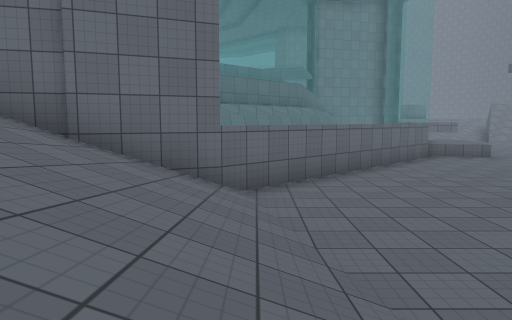
[1] (above)

24 first-person views from a walk through a Unity game level. The camera is 1.2 m above the floor, tilts 6° down and sees 70° across. The floor is counted in squares, 2 m on a side. Each view is taken from the middle of a square. On the plan, view 1 faces up. The plan holds only what a view shows up to about 10 squares ahead; the rest is blank. The place goes on beyond the plan. Some animated figures are left out. Some surface patterns are stand-ins.

[2]
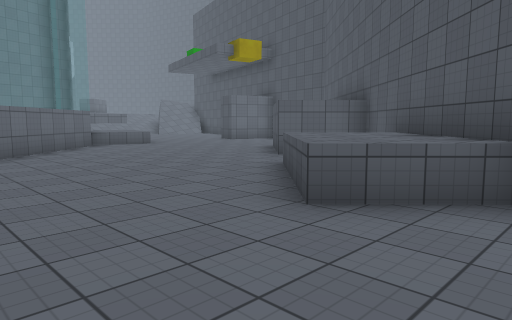

[3]
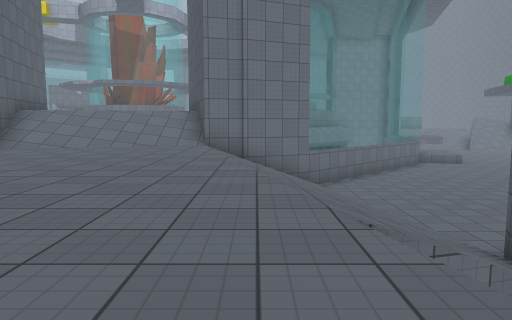

[4]
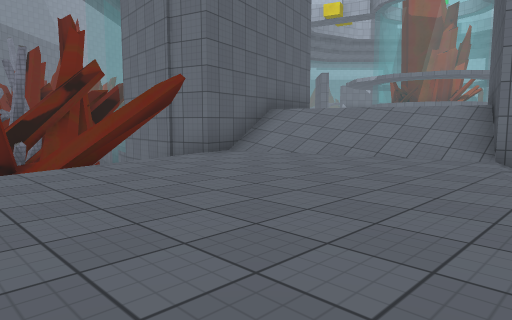

[5]
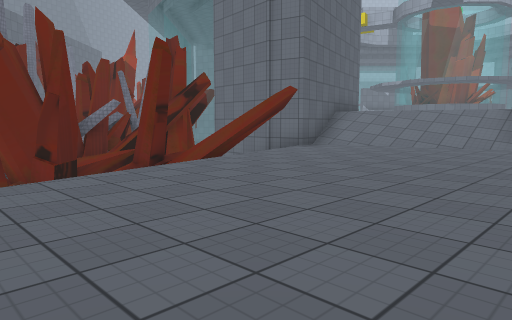

[6]
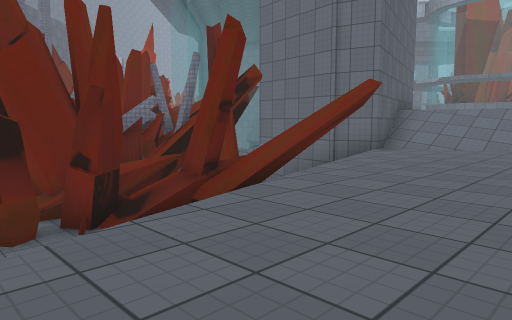

[7]
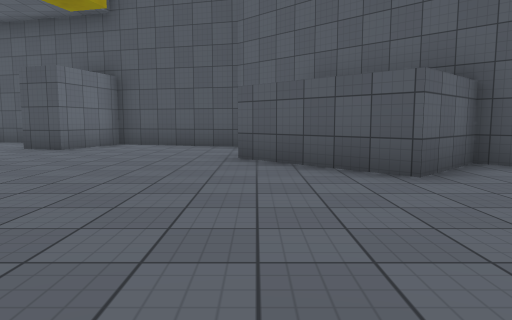

[8]
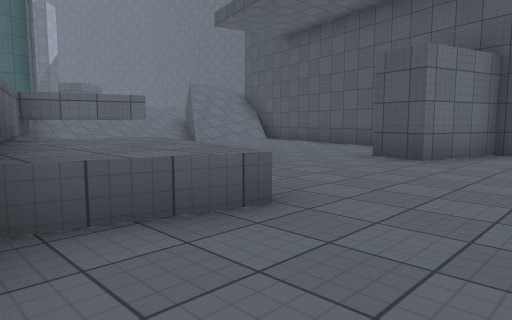

[9]
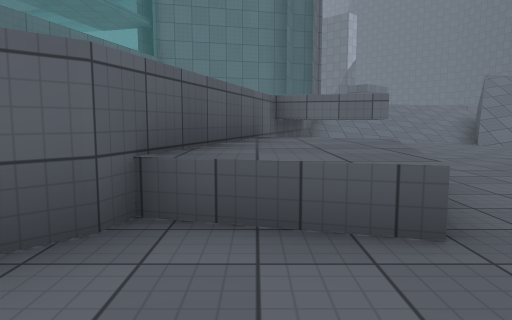

[10]
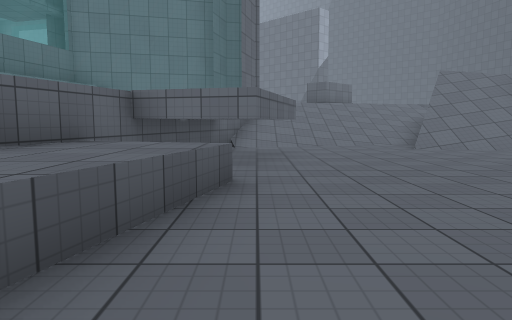

[11]
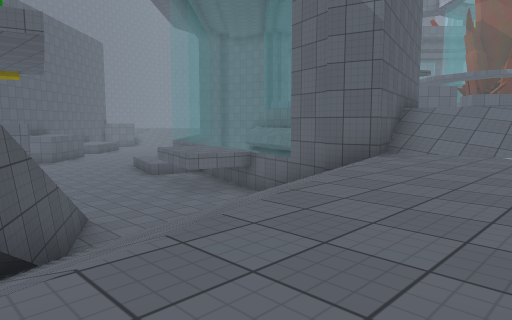

[12]
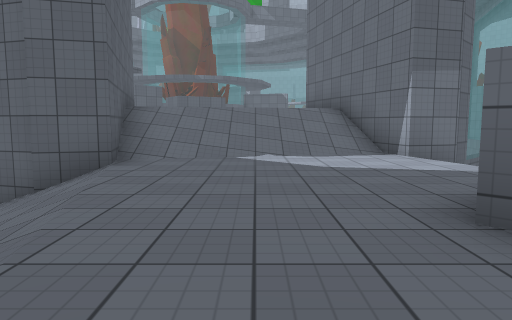

[13]
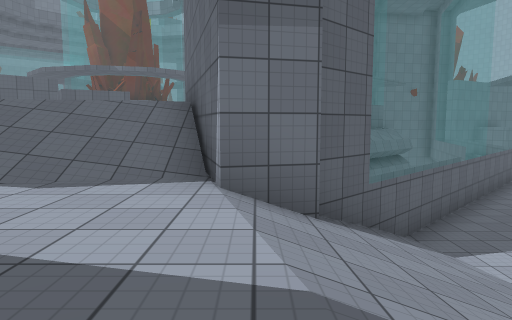

[14]
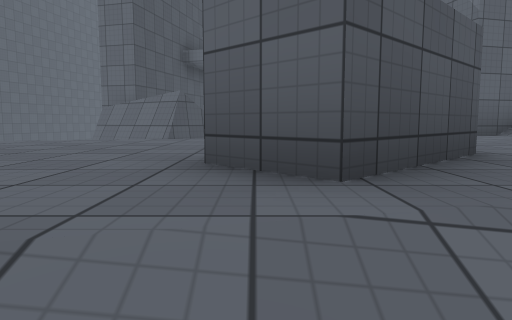

[15]
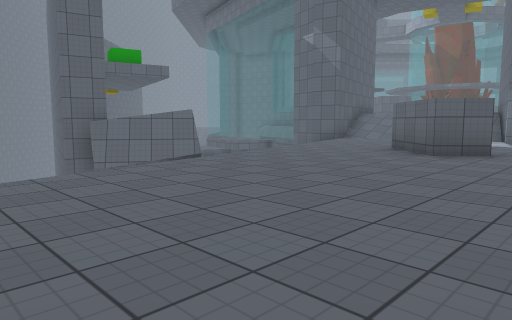

[16]
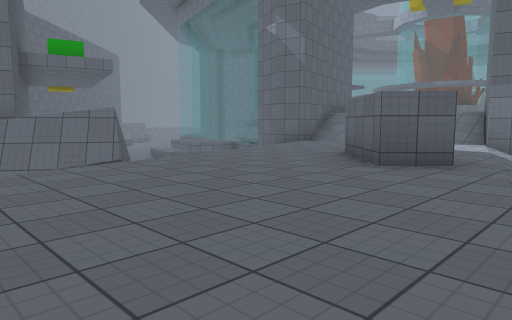

[17]
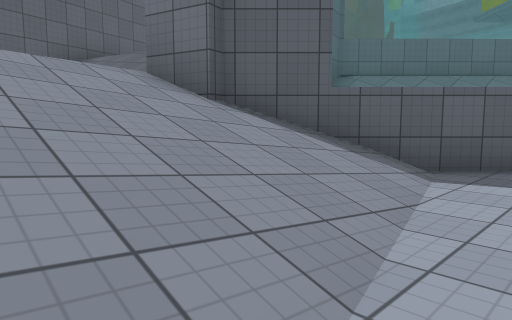

[18]
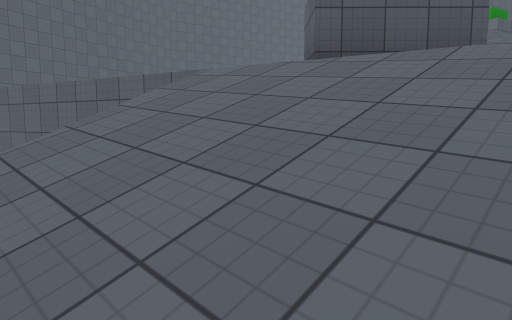

[19]
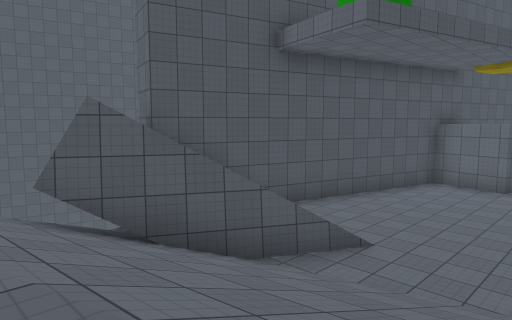

[20]
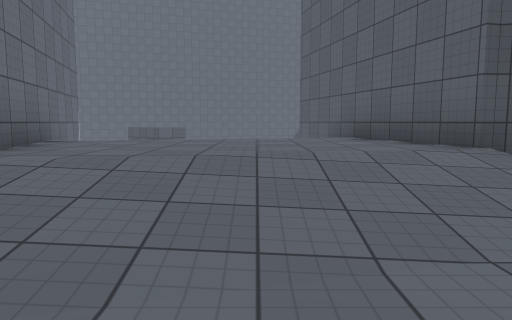

[21]
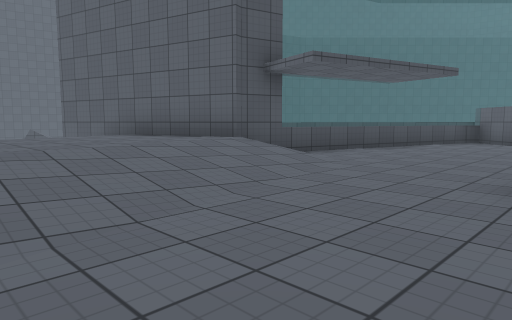

[22]
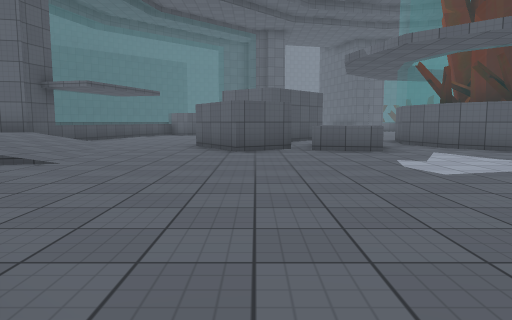

[23]
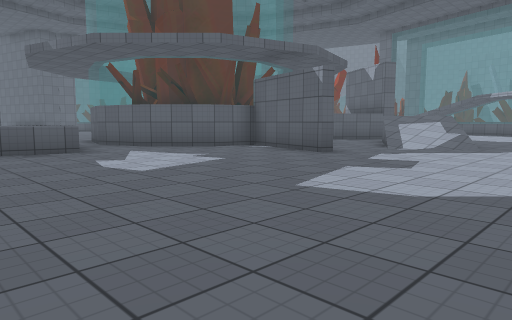

[24]
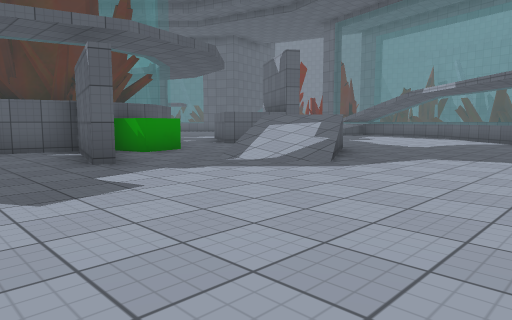

### Floor plan
Key: @ floor where view 1 was taken; # wall or solid block; x gap in a wall; . main floor; : floor 0.75 m higher than the main floor; - floor 1.25 m lower than the main floor; _ floor 3.75 m lower than the main floor; / step, stairs or slope; = window, fence, low wall or low ledge; ^ raised ledge; v drop or lower ground.
Columns run from 19 left of view 1 to 19 right of it. Each row starts with its distance up from view 1.
 31          ....       v#_______///
 30     ./...........    v#__///////
 29 =.................=vv v#////////vvv----
 28  ....../...........=vv  #///////-------
 27   ...////...........=v ###//--##-------
 26    .. ///............###//----#--------
 25        ..##........//::://------------
 24       ..^#........../::://---------vv
 23       ..###.........//::///----//v
 22        ## ##..^^##..//:::////////x
 21            ##^^. #..//:#####////##vv
 20             #     ....###v#////////v
 19                   ....=v  #///_#//##
 18                   ....=   #____///#v
 17                   ...==   ##______#
 16                    ..=   ###_____##
 15                    ..=   ###_____#
 14                    #.=   #^______#
 13                    #=    ^^______#
 12                         #^^___##
 11                        ##^^___###
 10                       ##________#
  9                #     ##________##
  8                #    ##_________#
  7                ##  ##_______#__#
  6           #  ://# ##_______##
  5           #/////###/______##
  4           ##////////_____^##
  3           ##----////____^^##
  2          ##/-----///___^^^#
  1         ####-----////___^#
  0         ###//----//@/___
 -1        ###/ /----///#
 -2        ##/  /-----//
 -3         ##   -----v
 -4         #_    ----v
 -5              v----

Positions as (right, up) in squares from view 1, and headings:
1: (0, 0), facing up
2: (1, 0), facing up-right
3: (-2, -5), facing up
4: (-2, -2), facing up-left
5: (-2, -5), facing up-left
6: (-4, -5), facing up-left
7: (3, 7), facing right
8: (5, 9), facing up-right
9: (6, 9), facing up
10: (8, 10), facing up
11: (14, 25), facing down-left
12: (13, 24), facing left
13: (10, 27), facing left
14: (12, 29), facing down
15: (19, 29), facing down-left
16: (17, 29), facing down-left
17: (9, 31), facing down-left
18: (9, 31), facing down-right
19: (9, 23), facing down-right
20: (-1, 23), facing right
21: (-2, 25), facing down-right
22: (-3, 30), facing down
23: (-3, 30), facing down-left
24: (-7, 31), facing down-left
